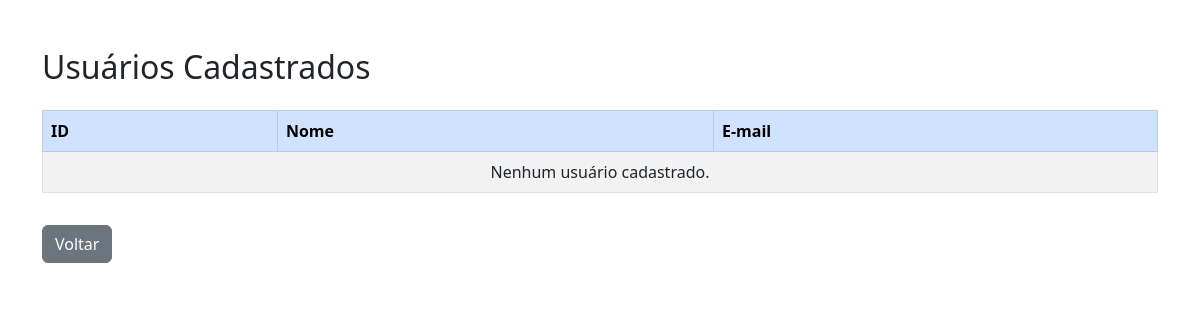
The page /usuario/ on the database as committed earlier.
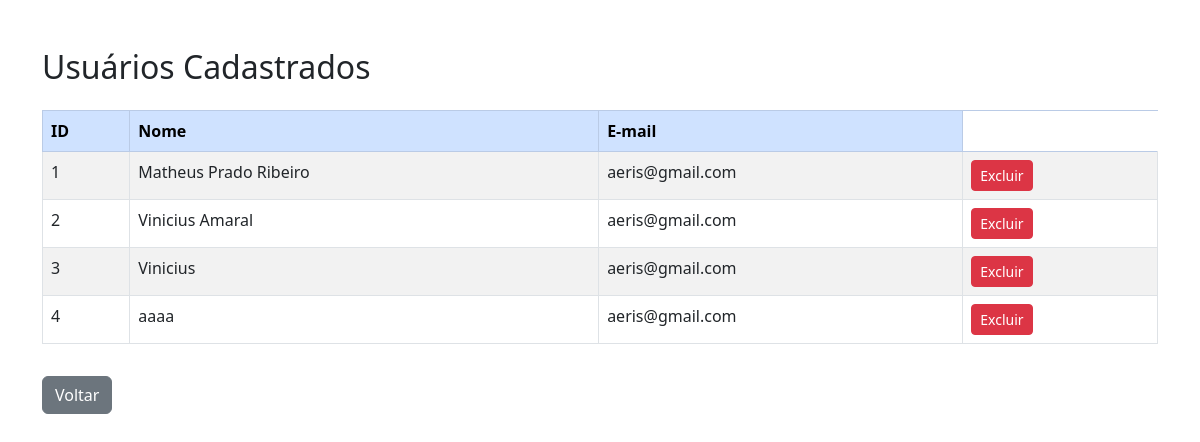
The same page on the database as committed later.
### app_cad_usuario/models.py (models this page shows, shortened)
class Usuario(models.Model):
    id_usuario = models.AutoField(primary_key=True)
    nome = models.CharField(max_length=100)
    email = models.EmailField(max_length=100)
    senha = models.CharField(max_length=128)

### app_cad_usuario/views.py (the view, shortened to what this page needs)
# urls.py: path('usuario/', usuario_views.usuario, name='listagem_usuarios'),
def usuario(request):
    contexto = {
        'usuarios': Usuario.objects.all()
    }
    return render(request, 'usuario/usuario.html', contexto)

### app_cad_usuario/templates/usuario/usuario.html (shortened to what this page needs)
<!DOCTYPE html>
<html lang="pt-br">
<head>
    <link href="https://cdn.jsdelivr.net/npm/bootstrap@5.3.0/dist/css/bootstrap.min.css" rel="stylesheet">
</head>
<body>
    <div class="container mt-5">
        <h2 class="mb-4">Usuários Cadastrados</h2>
        <table class="table table-striped table-bordered">
            <thead class="table-primary">
                <tr>
                    <th>ID</th>
                    <th>Nome</th>
                    <th>E-mail</th>
                </tr>
            </thead>
            <tbody>
                {% for usuario in usuarios %}
                <tr>
                    <td>{{ usuario.id_usuario }}</td>
                    <td>{{ usuario.nome }}</td>
                    <td>{{ usuario.email }}</td>
                    <td>
                        <form action="{% url 'excluir_usuario' usuario.id_usuario %}" method="POST" style="display: inline;">
                            <button type="submit" class="btn btn-danger btn-sm" onclick="return confirm('Tem certeza que deseja excluir este usuário?')">
                                Excluir
                            </button>
                        </form>
                    </td>
                {% empty %}
                <tr>
                    <td colspan="3" class="text-center">Nenhum usuário cadastrado.</td>
                </tr>
                {% endfor %}
            </tbody>
        </table>
        <a href="{% url 'home' %}" class="btn btn-secondary mt-3">Voltar</a>
    </div>
</body>
</html>

Rows that differ between the two databases and show on the page:
added Usuario: id_usuario "1", nome "Matheus Prado Ribeiro", email "aeris@gmail.com"
added Usuario: id_usuario "2", nome "Vinicius Amaral", email "aeris@gmail.com"
added Usuario: id_usuario "3", nome "Vinicius", email "aeris@gmail.com"
added Usuario: id_usuario "4", nome "aaaa", email "aeris@gmail.com"
Other text that changed with them:
text no longer shown: "Nenhum usuário cadastrado."
